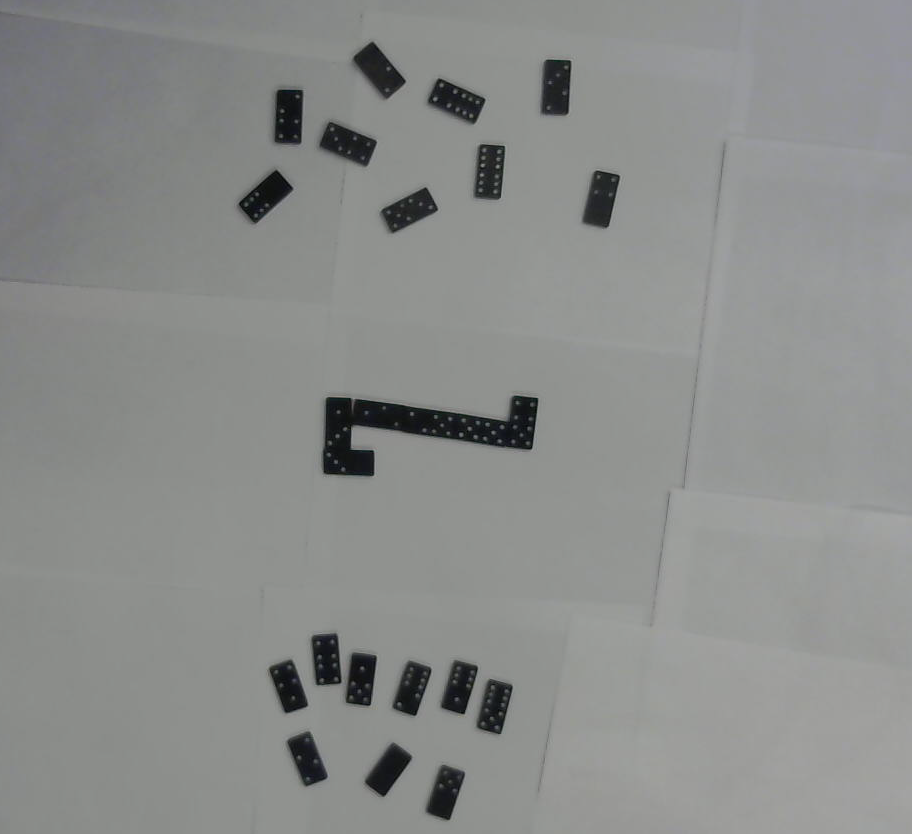
#> input picture cv_tests/frame.png, 912 x 834 px
$ python contour_to_corner.py   (Python 2 division)
#> lines starting #> are read from the running program, lines starting #| are printed output that depends on the picture; after the words box and inside, x2 and y2 are one past the last pixel; in counts of white or black regions, pixels touching at a corner belong together
import numpy as np
import math
import time
import cv2
import cv2.cv as cv

contour = [[[894, 444]], \
           [[895, 443]], \
           [[901, 443]], \
           [[902, 444]], \
           [[904, 444]], \
           [[905, 445]], \
           [[908, 445]], \
           [[909, 446]], \
           [[911, 446]], \
           [[912, 447]], \
           [[915, 447]], \
           [[916, 448]], \
           [[917, 448]], \
           [[918, 449]], \
           [[918, 454]], \
           [[917, 455]], \
           [[917, 457]], \
           [[916, 458]], \
           [[916, 460]], \
           [[915, 461]], \
           [[915, 463]], \
           [[914, 464]], \
           [[914, 466]], \
           [[913, 467]], \
           [[913, 471]], \
           [[912, 472]], \
           [[912, 473]], \
           [[911, 474]], \
           [[911, 477]], \
           [[910, 478]], \
           [[910, 480]], \
           [[909, 481]], \
           [[909, 483]], \
           [[908, 484]], \
           [[908, 486]], \
           [[907, 487]], \
           [[907, 490]], \
           [[906, 491]], \
           [[906, 493]], \
           [[905, 494]], \
           [[905, 496]], \
           [[903, 498]], \
           [[901, 498]], \
           [[900, 497]], \
           [[897, 497]], \
           [[896, 496]], \
           [[895, 496]], \
           [[894, 495]], \
           [[890, 495]], \
           [[889, 494]], \
           [[887, 494]], \
           [[886, 493]], \
           [[884, 493]], \
           [[883, 492]], \
           [[882, 492]], \
           [[880, 490]], \
           [[880, 486]], \
           [[881, 485]], \
           [[882, 485]], \
           [[882, 483]], \
           [[881, 482]], \
           [[882, 481]], \
           [[882, 480]], \
           [[883, 479]], \
           [[883, 477]], \
           [[884, 476]], \
           [[884, 475]], \
           [[885, 474]], \
           [[885, 471]], \
           [[886, 470]], \
           [[886, 467]], \
           [[887, 466]], \
           [[887, 463]], \
           [[889, 461]], \
           [[889, 456]], \
           [[890, 455]], \
           [[890, 454]], \
           [[891, 453]], \
           [[891, 450]], \
           [[892, 449]], \
           [[892, 448]], \
           [[893, 447]], \
           [[893, 446]], \
           [[894, 445]]]

def get_angle_for_point(contour, i, k=3):
    x1 = contour[i][0][0]
    y1 = contour[i][0][1]
    x2 = contour[i-k][0][0]
    y2 = contour[i-k][0][1]
    x3 = contour[(i+k) % len(contour)][0][0]
    y3 = contour[(i+k) % len(contour)][0][1]

    dot = (x1 - x2) * (x3 - x1) + (y1 - y2) * (y3 - y1)
    d12 = (x1 - x2)**2 + (y1 - y2)**2
    d13 = (x1 - x3)**2 + (y1 - y3)**2

    val = float(dot) / np.sqrt(float(d12 * d13))
    angle = np.arccos(val)
    return angle

def get_corners(contour):
    corners = []
    twice_corner_index = -1

    # Find corners by angle
    # Then filter out consecutive detected corner points
    # by taking the middle one

    for i in xrange(0, len(contour)):
        if abs(get_angle_for_point(contour, i)) > np.pi * 0.25:
            if twice_corner_index < 0:
                twice_corner_index = 2 * i
            else:
                twice_corner_index += 1
        else:
            if twice_corner_index > 0:
                corners.append(twice_corner_index / 2)
                twice_corner_index = -1

    return corners


frame = cv2.imread('frame.png')
#> frame is the input picture: shape (834, 912, 3); mean B, G, R 138.9, 140.5, 138.7

x_m = frame.shape[1]
#> x_m = 912
y_m = frame.shape[0]
#> y_m = 834
x_M = 0
y_M = 0

corner_idxs = get_corners(contour)
for i in corner_idxs:
    x = contour[i][0][0]
    y = contour[i][0][1]
    cv2.circle(frame, (x, y), 2, (0, 255, 0))
    if x < x_m:
        x_m = x
    if x > x_M:
        x_M = x
    if y < y_m:
        y_m = y
    if y > y_M:
        y_M = y
#> frame: shape (834, 912, 3); under 0.01% of pixels changed, all inside (x1, y1, x2, y2) = (878, 442, 906, 501)
#> after the loop, x_M = 917; x_m = 880; y_M = 498; y_m = 444

frame = frame[y_m - 10:y_M + 11, x_m - 10:x_M + 11]
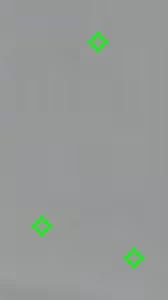
#> frame: shape (75, 42, 3) (shown 4 times larger); mean B, G, R 151.1, 153.2, 149.4
frame= cv2.resize(frame, None, fx=4, fy=4, interpolation=cv2.INTER_NEAREST)
#> frame: shape (300, 168, 3)

cv2.imshow('frame', frame)

cv2.waitKey(0)

$ run again, with cv_tests/corners.png copied over cv_tests/frame.png
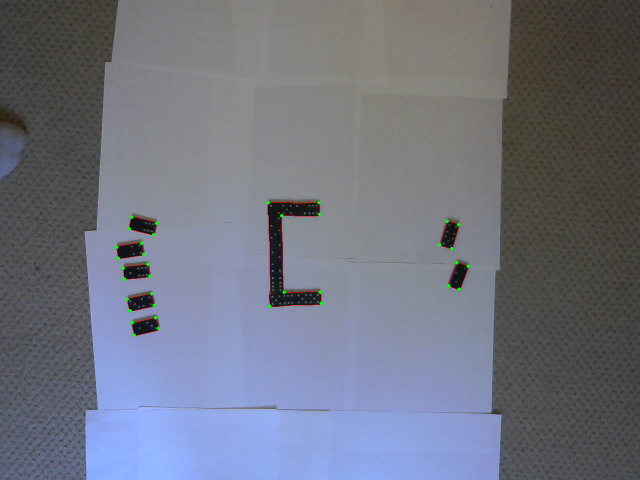
#> input picture cv_tests/corners.png, 1280 x 960 px (shown at 1/2 size)
#> frame is the input picture: shape (960, 1280, 3); mean B, G, R 128.1, 115.4, 111.3
#> after the loop `for i in corner_idxs:`: x_M = 917; x_m = 880; y_M = 498; y_m = 444
#> `frame = frame[y_m - 10:y_M + 11, x_m - 10:x_M + 11]`:
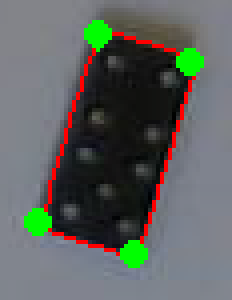
#> frame: shape (75, 58, 3) (shown 4 times larger); mean B, G, R 95.5, 99.2, 94.7

$ run again, with cv_tests/grid.png copied over cv_tests/frame.png
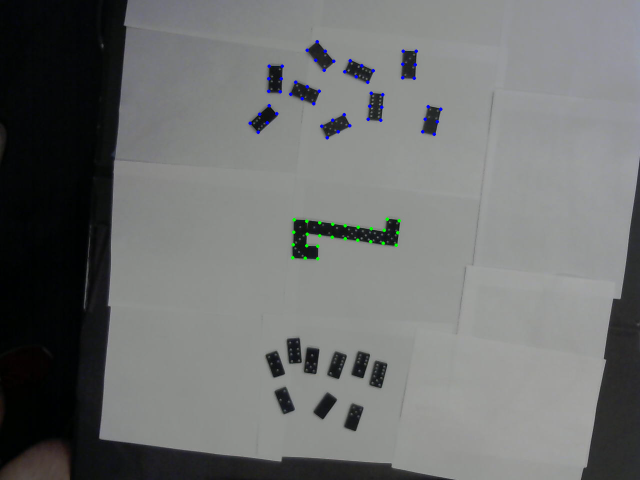
#> input picture cv_tests/grid.png, 1280 x 960 px (shown at 1/2 size)
#> frame is the input picture: shape (960, 1280, 3); mean B, G, R 112, 112.5, 110.8
#> after the loop `for i in corner_idxs:`: x_M = 917; x_m = 880; y_M = 498; y_m = 444
#> `frame = frame[y_m - 10:y_M + 11, x_m - 10:x_M + 11]`:
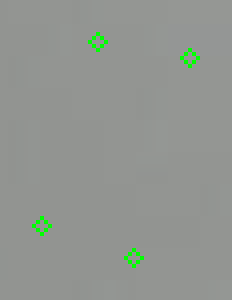
#> frame: shape (75, 58, 3) (shown 4 times larger); mean B, G, R 144.8, 149.6, 145.6
